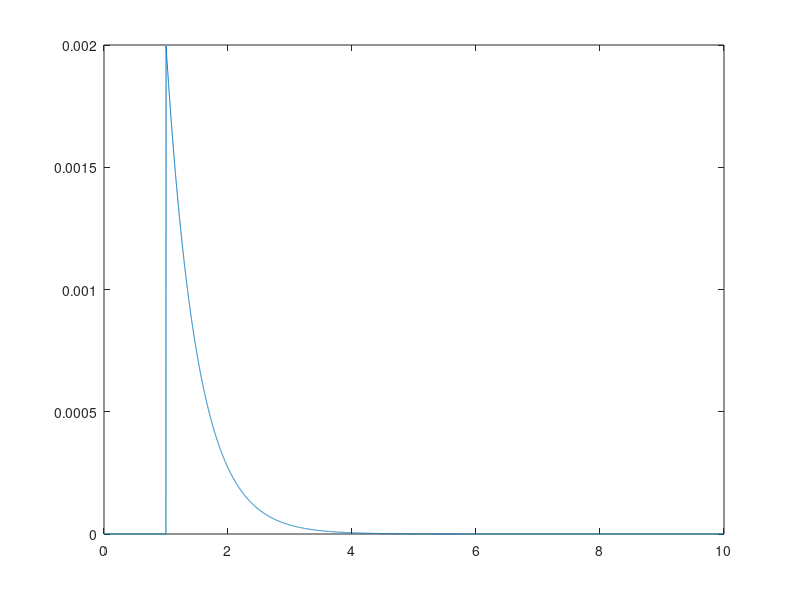

MATLAB code to generate this figure:
% transfer function model
% G(s) = 1/(0.5s+1)
% impluse input @ 1[sec]
numG = [1]; denG = [0.5 1]; G = tf(numG,denG);

t = 0:0.001:10;
r = zeros(length(t), 1); r(min(find(t>=1)))=1;
y = lsim(G, r, t);
plot(t, y)